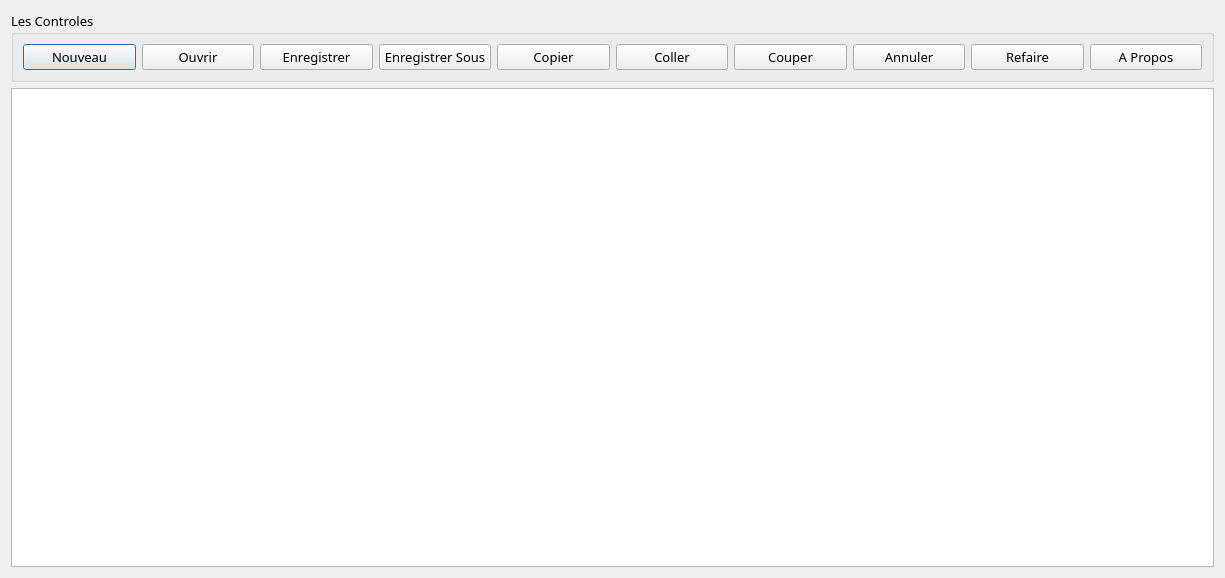
<?xml version="1.0" encoding="UTF-8"?>
<ui version="4.0">
 <class>Dialog</class>
 <widget class="QDialog" name="Dialog">
  <property name="geometry">
   <rect>
    <x>0</x>
    <y>0</y>
    <width>1225</width>
    <height>578</height>
   </rect>
  </property>
  <property name="windowTitle">
   <string>Dialog</string>
  </property>
  <layout class="QVBoxLayout" name="verticalLayout">
   <item>
    <widget class="QGroupBox" name="groupBox">
     <property name="font">
      <font>
       <family>MV Boli</family>
       <pointsize>10</pointsize>
      </font>
     </property>
     <property name="title">
      <string>Les Controles</string>
     </property>
     <layout class="QHBoxLayout" name="horizontalLayout_2">
      <item>
       <widget class="QPushButton" name="New">
        <property name="text">
         <string>Nouveau</string>
        </property>
        <property name="icon">
         <iconset resource="NotePad.qrc">
          <normaloff>:/new/prefix1/Notepad/new.png</normaloff>:/new/prefix1/Notepad/new.png</iconset>
        </property>
        <property name="iconSize">
         <size>
          <width>20</width>
          <height>20</height>
         </size>
        </property>
        <property name="checkable">
         <bool>false</bool>
        </property>
       </widget>
      </item>
      <item>
       <widget class="QPushButton" name="Open">
        <property name="text">
         <string>Ouvrir</string>
        </property>
        <property name="icon">
         <iconset resource="NotePad.qrc">
          <normaloff>:/new/prefix1/Notepad/open.png</normaloff>:/new/prefix1/Notepad/open.png</iconset>
        </property>
        <property name="iconSize">
         <size>
          <width>20</width>
          <height>20</height>
         </size>
        </property>
       </widget>
      </item>
      <item>
       <widget class="QPushButton" name="Save">
        <property name="text">
         <string>Enregistrer</string>
        </property>
        <property name="icon">
         <iconset>
          <normaloff>../../../../../../../../EXECUTABLE/Images/save.png</normaloff>../../../../../../../../EXECUTABLE/Images/save.png</iconset>
        </property>
        <property name="iconSize">
         <size>
          <width>20</width>
          <height>20</height>
         </size>
        </property>
       </widget>
      </item>
      <item>
       <widget class="QPushButton" name="pushButton_4">
        <property name="text">
         <string>Enregistrer Sous</string>
        </property>
        <property name="icon">
         <iconset resource="NotePad.qrc">
          <normaloff>:/new/prefix1/Notepad/save as.png</normaloff>:/new/prefix1/Notepad/save as.png</iconset>
        </property>
        <property name="iconSize">
         <size>
          <width>20</width>
          <height>20</height>
         </size>
        </property>
       </widget>
      </item>
      <item>
       <widget class="QPushButton" name="Copy">
        <property name="text">
         <string>Copier</string>
        </property>
        <property name="icon">
         <iconset resource="NotePad.qrc">
          <normaloff>:/new/prefix1/Notepad/copy.png</normaloff>:/new/prefix1/Notepad/copy.png</iconset>
        </property>
        <property name="iconSize">
         <size>
          <width>20</width>
          <height>20</height>
         </size>
        </property>
       </widget>
      </item>
      <item>
       <widget class="QPushButton" name="Paste">
        <property name="text">
         <string>Coller</string>
        </property>
        <property name="icon">
         <iconset resource="NotePad.qrc">
          <normaloff>:/new/prefix1/Notepad/paste.png</normaloff>:/new/prefix1/Notepad/paste.png</iconset>
        </property>
        <property name="iconSize">
         <size>
          <width>20</width>
          <height>20</height>
         </size>
        </property>
       </widget>
      </item>
      <item>
       <widget class="QPushButton" name="Cut">
        <property name="text">
         <string>Couper</string>
        </property>
        <property name="icon">
         <iconset resource="NotePad.qrc">
          <normaloff>:/new/prefix1/Notepad/cut.png</normaloff>:/new/prefix1/Notepad/cut.png</iconset>
        </property>
        <property name="iconSize">
         <size>
          <width>20</width>
          <height>20</height>
         </size>
        </property>
       </widget>
      </item>
      <item>
       <widget class="QPushButton" name="pushButton_10">
        <property name="text">
         <string>Annuler</string>
        </property>
        <property name="icon">
         <iconset resource="NotePad.qrc">
          <normaloff>:/new/prefix1/Notepad/undo.png</normaloff>:/new/prefix1/Notepad/undo.png</iconset>
        </property>
        <property name="iconSize">
         <size>
          <width>20</width>
          <height>20</height>
         </size>
        </property>
       </widget>
      </item>
      <item>
       <widget class="QPushButton" name="Redo">
        <property name="text">
         <string>Refaire</string>
        </property>
        <property name="icon">
         <iconset resource="NotePad.qrc">
          <normaloff>:/new/prefix1/Notepad/redo.png</normaloff>:/new/prefix1/Notepad/redo.png</iconset>
        </property>
        <property name="iconSize">
         <size>
          <width>20</width>
          <height>20</height>
         </size>
        </property>
       </widget>
      </item>
      <item>
       <widget class="QPushButton" name="pushButton_2">
        <property name="text">
         <string>A Propos</string>
        </property>
        <property name="icon">
         <iconset resource="NotePad.qrc">
          <normaloff>:/new/prefix1/Notepad/about.png</normaloff>:/new/prefix1/Notepad/about.png</iconset>
        </property>
        <property name="iconSize">
         <size>
          <width>20</width>
          <height>20</height>
         </size>
        </property>
       </widget>
      </item>
     </layout>
    </widget>
   </item>
   <item>
    <widget class="QTextEdit" name="textEdit">
     <property name="font">
      <font>
       <family>MV Boli</family>
       <pointsize>10</pointsize>
      </font>
     </property>
    </widget>
   </item>
  </layout>
 </widget>
 <resources>
  <include location="NotePad.qrc"/>
 </resources>
 <connections/>
</ui>
